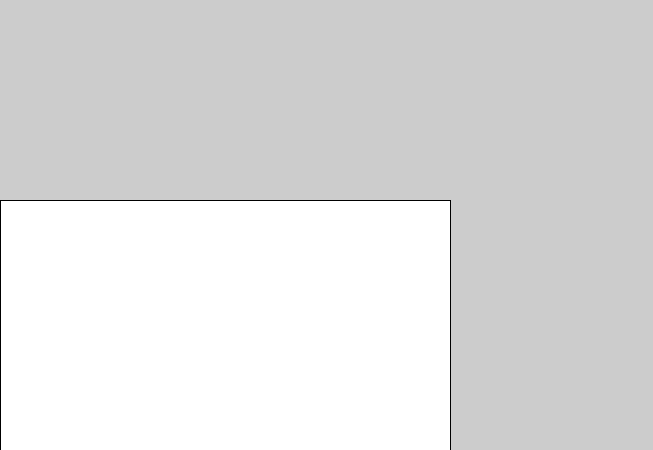
Frame 1 (no input)
Frame 60 (the mouse pressed at the canvas centre just before this capture): identical to frame 1, image omitted
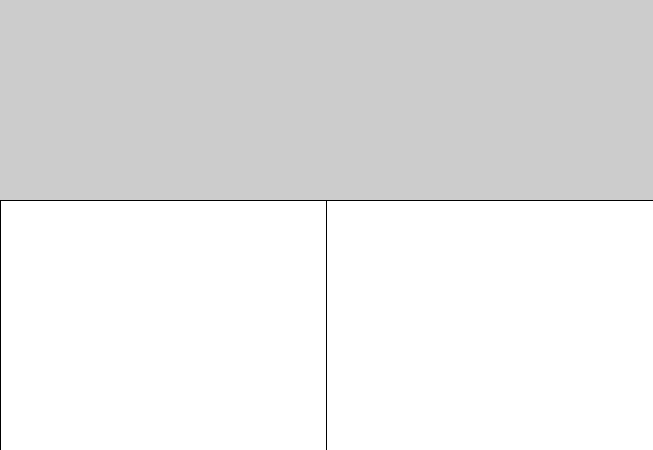
Frame 120 (the mouse held since frame 60 and released just before this capture)

The Processing sketch that drew these frames (run headless with seeded random() and noise(); from frame 60 on, the mouse is pressed at the canvas centre):

// Processing sketch: exp1
// ── exp1.pde
void setup() {
  size(653, 450);
}

void draw() {
  rect(mouseX, 200, 450, 300);
}
